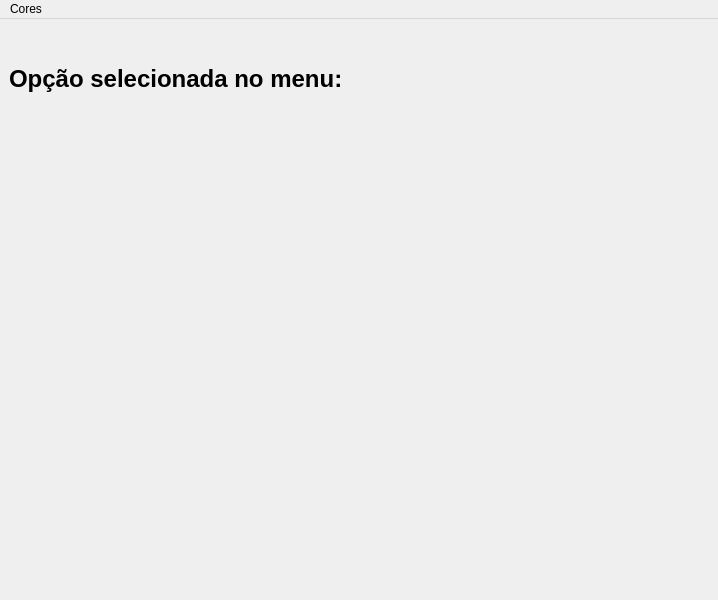
<?xml version="1.0" encoding="UTF-8"?>
<ui version="4.0">
 <class>MainWindow</class>
 <widget class="QMainWindow" name="MainWindow">
  <property name="geometry">
   <rect>
    <x>0</x>
    <y>0</y>
    <width>718</width>
    <height>600</height>
   </rect>
  </property>
  <property name="minimumSize">
   <size>
    <width>200</width>
    <height>300</height>
   </size>
  </property>
  <property name="maximumSize">
   <size>
    <width>800</width>
    <height>600</height>
   </size>
  </property>
  <property name="windowTitle">
   <string>MainWindow</string>
  </property>
  <widget class="QWidget" name="centralwidget">
   <widget class="QWidget" name="verticalLayoutWidget">
    <property name="geometry">
     <rect>
      <x>9</x>
      <y>9</y>
      <width>681</width>
      <height>102</height>
     </rect>
    </property>
    <layout class="QVBoxLayout" name="verticalLayout">
     <item>
      <widget class="QLabel" name="label">
       <property name="minimumSize">
        <size>
         <width>200</width>
         <height>100</height>
        </size>
       </property>
       <property name="maximumSize">
        <size>
         <width>800</width>
         <height>600</height>
        </size>
       </property>
       <property name="font">
        <font>
         <pointsize>18</pointsize>
         <weight>75</weight>
         <bold>true</bold>
        </font>
       </property>
       <property name="text">
        <string>Opção selecionada no menu: </string>
       </property>
      </widget>
     </item>
    </layout>
   </widget>
   <widget class="QWidget" name="verticalLayoutWidget_2">
    <property name="geometry">
     <rect>
      <x>10</x>
      <y>120</y>
      <width>681</width>
      <height>111</height>
     </rect>
    </property>
    <layout class="QVBoxLayout" name="verticalLayout_2">
     <item>
      <widget class="QLabel" name="label_2">
       <property name="minimumSize">
        <size>
         <width>200</width>
         <height>100</height>
        </size>
       </property>
       <property name="maximumSize">
        <size>
         <width>800</width>
         <height>600</height>
        </size>
       </property>
       <property name="font">
        <font>
         <pointsize>18</pointsize>
         <weight>75</weight>
         <bold>true</bold>
        </font>
       </property>
       <property name="text">
        <string/>
       </property>
      </widget>
     </item>
    </layout>
   </widget>
  </widget>
  <widget class="QMenuBar" name="menubar">
   <property name="geometry">
    <rect>
     <x>0</x>
     <y>0</y>
     <width>718</width>
     <height>22</height>
    </rect>
   </property>
   <widget class="QMenu" name="menuCores">
    <property name="title">
     <string>Cores</string>
    </property>
    <addaction name="actionVerde"/>
    <addaction name="actionVermelho"/>
    <addaction name="actionAzul"/>
    <addaction name="separator"/>
    <addaction name="actionNumeros"/>
   </widget>
   <addaction name="menuCores"/>
  </widget>
  <action name="actionVerde">
   <property name="text">
    <string>Verde</string>
   </property>
  </action>
  <action name="actionVermelho">
   <property name="text">
    <string>Vermelho</string>
   </property>
  </action>
  <action name="actionAzul">
   <property name="text">
    <string>Azul</string>
   </property>
  </action>
  <action name="actionNumeros">
   <property name="text">
    <string>Numeros</string>
   </property>
  </action>
 </widget>
 <resources/>
 <connections/>
</ui>
